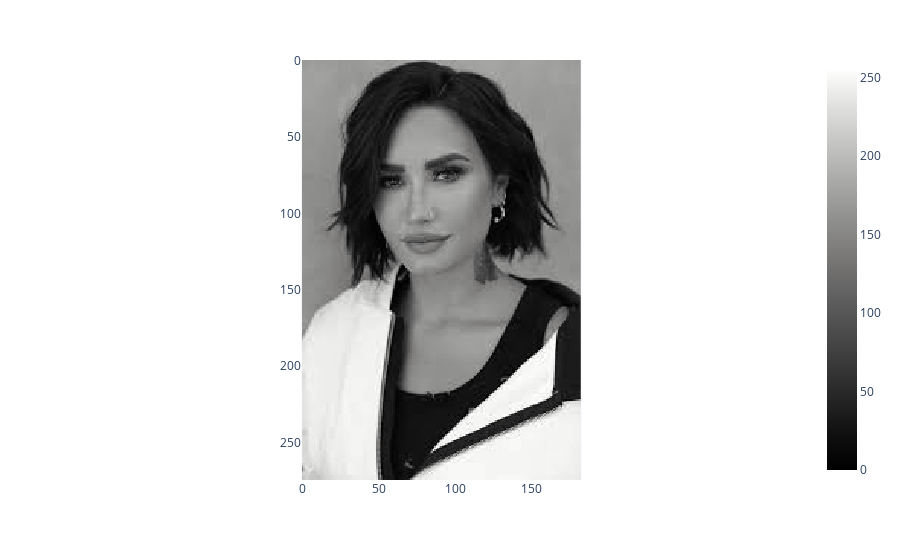

Notebook cell for this chart:
### Code cell
px.imshow(gray, color_continuous_scale="gray")

### Figure 1 — Plotly figure (JSON) as saved in the notebook; plotly's stock layout.template omitted (floating-point values rounded to 4 significant figures; data arrays with more than 128 entries replaced by an {"elided": "..."} marker saying what was removed)
{"data": [{"coloraxis": "coloraxis", "hovertemplate": "x: %{x}<br>y: %{y}<br>color: %{z}<extra></extra>", "name": "0", "type": "heatmap", "xaxis": "x", "yaxis": "y", "z": {"elided": "275x183 int values"}}], "layout": {"coloraxis": {"colorscale": [[0, "rgb(0, 0, 0)"], [0.09091, "rgb(16, 16, 16)"], [0.1818, "rgb(38, 38, 38)"], [0.2727, "rgb(59, 59, 59)"], [0.3636, "rgb(81, 80, 80)"], [0.4545, "rgb(102, 101, 101)"], [0.5455, "rgb(124, 123, 122)"], [0.6364, "rgb(146, 146, 145)"], [0.7273, "rgb(171, 171, 170)"], [0.8182, "rgb(197, 197, 195)"], [0.9091, "rgb(224, 224, 223)"], [1, "rgb(254, 254, 253)"]]}, "margin": {"t": 60}, "xaxis": {"anchor": "y", "constrain": "domain", "domain": [0, 1], "scaleanchor": "y"}, "yaxis": {"anchor": "x", "autorange": "reversed", "constrain": "domain", "domain": [0, 1]}}}
